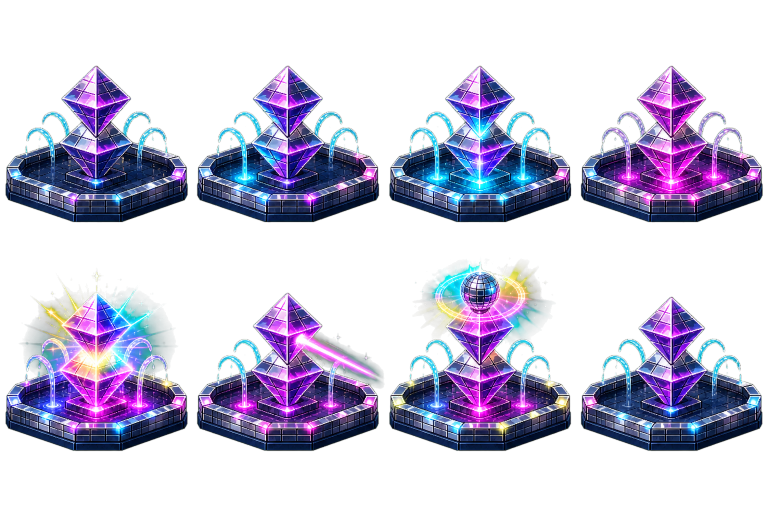
#> input picture groove-bound/assets/generated/campaign/disco-mechanic-atlas.png, 1536 x 1024 px, given in place of funk-stage2-environment-atlas.png, which was not available (shown at 1/2 size)
$ python slice_world_overhaul_art.py
#> lines starting #> are read from the running program, lines starting #| are printed output that depends on the picture; pictures that were not available may be replaced by others from this repository, and a replacement may not be noted
#!/usr/bin/env python3
"""Slice v0.9.0 world-mechanic atlases into individual animation states."""

from pathlib import Path

from PIL import Image


ROOT = Path(__file__).resolve().parents[1]
CAMPAIGN = ROOT / "assets" / "generated" / "campaign"
STATE_NAMES = (
    "dormant",
    "cue",
    "build-a",
    "build-b",
    "success",
    "relay",
    "encore",
    "cooldown",
)


def normalize_atlas(path: Path) -> None:
    with Image.open(path) as atlas:
#> atlas is the input picture: PIL image 1536x1024 RGBA; mean R, G, B, A 35, 32.6, 53.1, 88
        width = atlas.width - atlas.width % 4
#> width = 1536
        height = atlas.height - atlas.height % 2
#> height = 1024
        if (width, height) != atlas.size:
            atlas.crop((0, 0, width, height)).save(path)


def slice_atlas(world: str) -> None:
#> called with world = 'funk'
    source = CAMPAIGN / f"{world}-mechanic-atlas.png"
    normalize_atlas(source)
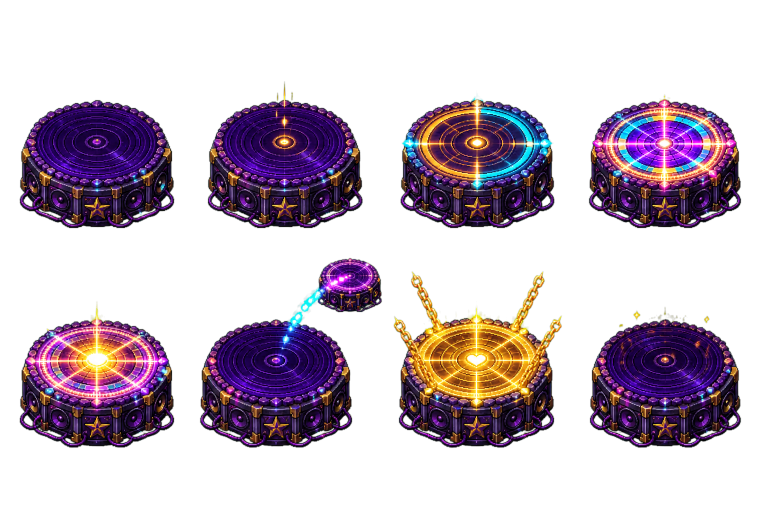
#> input picture groove-bound/assets/generated/campaign/funk-mechanic-atlas.png, 1536 x 1024 px (shown at 1/2 size)
#> in normalize_atlas, atlas is the input picture: PIL image 1536x1024 RGBA; mean R, G, B, A 29.6, 17.1, 28.6, 85.8
    destination = CAMPAIGN / "world-mechanics" / world
    destination.mkdir(parents=True, exist_ok=True)
    with Image.open(source) as atlas:
        cell_width = atlas.width // 4
#> cell_width = 384
        cell_height = atlas.height // 2
#> cell_height = 512
        for index, name in enumerate(STATE_NAMES):
            column = index % 4
            row = index // 4
            box = (
                column * cell_width,
                row * cell_height,
                (column + 1) * cell_width,
                (row + 1) * cell_height,
            )
            atlas.crop(box).save(destination / f"{index + 1:02d}-{name}.png")
#> this loop made 8 passes
#> pass 1, in slice_atlas, `atlas.crop(box).save(destination / f"{index + 1:02d}-{name}.png")`:
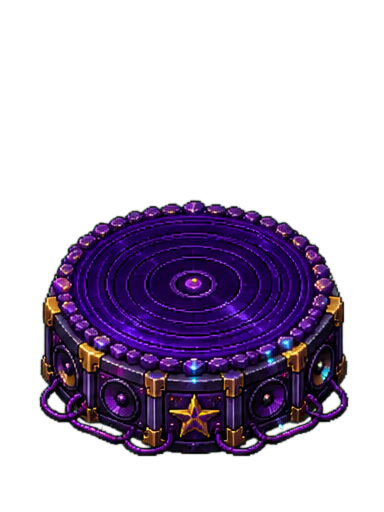
#> saved as 01-dormant.png: PIL image 384x512 RGBA; mean R, G, B, A 17.1, 6.8, 25.6, 82.7; transparent parts drawn white
#> pass 2, in slice_atlas, `atlas.crop(box).save(destination / f"{index + 1:02d}-{name}.png")`:
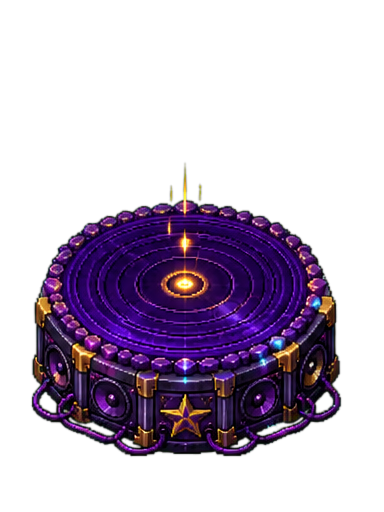
#> saved as 02-cue.png: PIL image 384x512 RGBA; mean R, G, B, A 19.3, 7.7, 25.9, 83.2; transparent parts drawn white


def main() -> None:
    for world in ("funk", "soul", "disco", "jazz"):
        normalize_atlas(CAMPAIGN / f"{world}-stage2-environment-atlas.png")
        slice_atlas(world)


if __name__ == "__main__":
#> (the run stopped early here; a loop or call above may not have finished)
